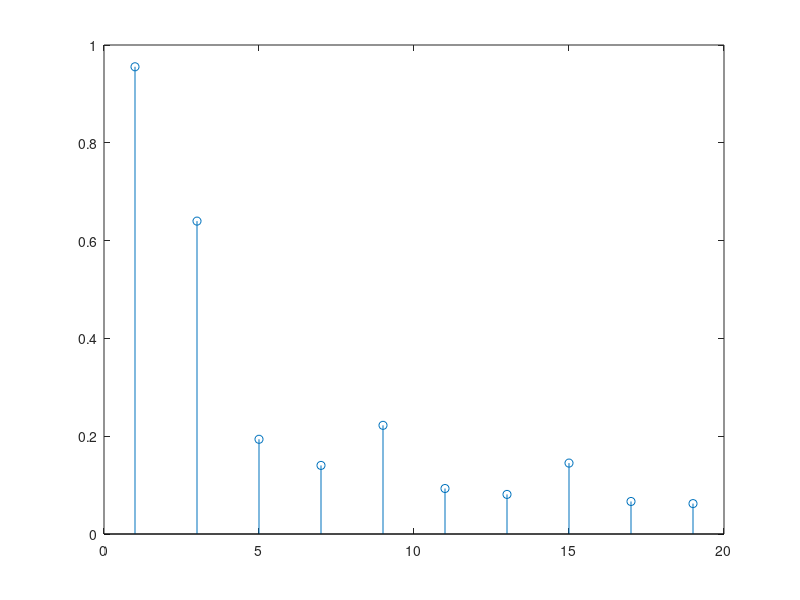

Write MATLAB code to recreate this figure. (Note: this script raises an error after producing the figure.)
%% Intro
% Distribution factor, pitch factor and winding factor
% EM: 27-slot / 22-pole, 3-phase | double layer | coil span: 1 slot
%
% Author: Baris Kuseyri <baris.kuseyri@metu.edu.tr>
%
% version 1.0 | 23/03/2020
% version 1.1 | 26/03/2020

%% Initialization

clc
clear all
close all

%% Machine Parameters

m=3;    %phase number
Q=27;   %number of slots
p=22; %number of poles
pp=p/2;  %number of pole-pairs


%% Machine Variables

% q=Q/(2*pp*m);    %number of slots per pole per phase
q=9;

spm=(2*pi)/Q;     % slot pitch (mechanical)
spe=(2*pi)*pp/Q;  % slot pitch (electrical)

ppm=(2*pi)/p;     % pole pitch (mechanical)
ppe=(2*pi)*pp/p;  % pole pitch (electrical)

lambdam=(2*pi)/(Q*2*pp);  %angle between adjacent coils (mechanical)
lambdae=(2*pi)/(Q*2);  %angle between adjacent coils (electrical)

h=1:2:19;

%% Factors (Generalized)

for i=1:10
    kd(i)=(sin((2*i-1)*q*(lambdae/2)))/(q*sin(((2*i-1)*(lambdae/2))));
    kp(i)=sin((2*i-1)*spe/2);
    kp2(i)=cos((2*i-1)*(pi-spe)/2);
    kw(i)=kd(i)*kp(i);
end


%% Results

figure(1)
g1 = stem(h,abs(kd));
g1.Color = 'k';
ax = gca;
ax.XGrid = 'off';
ax.YGrid = 'on';
title('Distribution Factor Amplitudes')
xlabel('Harmonic Index, {\it n}') 
ylabel('|{\itK_{dn}}|')
xticks([1 3 5 7 9 11 13 15 17 19 21])
yticks([0 0.1 0.2 0.3 0.4 0.5 0.6 0.7 0.8 0.9 1.0])
axis([0 22 0 1.1])

figure(2)
g2 = stem(h,abs(kp));
g2.Color = 'k';
ax = gca;
ax.XGrid = 'off';
ax.YGrid = 'on';
title('Pitch Factor Amplitudes')
xlabel('Harmonic Index, {\it n}') 
ylabel('|{\itK_{pn}}|')
xticks([1 3 5 7 9 11 13 15 17 19 21])
yticks([0 0.1 0.2 0.3 0.4 0.5 0.6 0.7 0.8 0.9 1.0])
axis([0 22 0 1.1])

figure(3)
g3 = stem(h,abs(kw));
g3.Color = 'k';
ax = gca;
ax.XGrid = 'off';
ax.YGrid = 'on';
title('Winding Factor Amplitudes')
xlabel('Harmonic Index, {\it n}') 
ylabel('|{\itK_{wn}}|')
xticks([1 3 5 7 9 11 13 15 17 19 21])
yticks([0 0.1 0.2 0.3 0.4 0.5 0.6 0.7 0.8 0.9 1.0])
axis([0 22 0 1.1])
